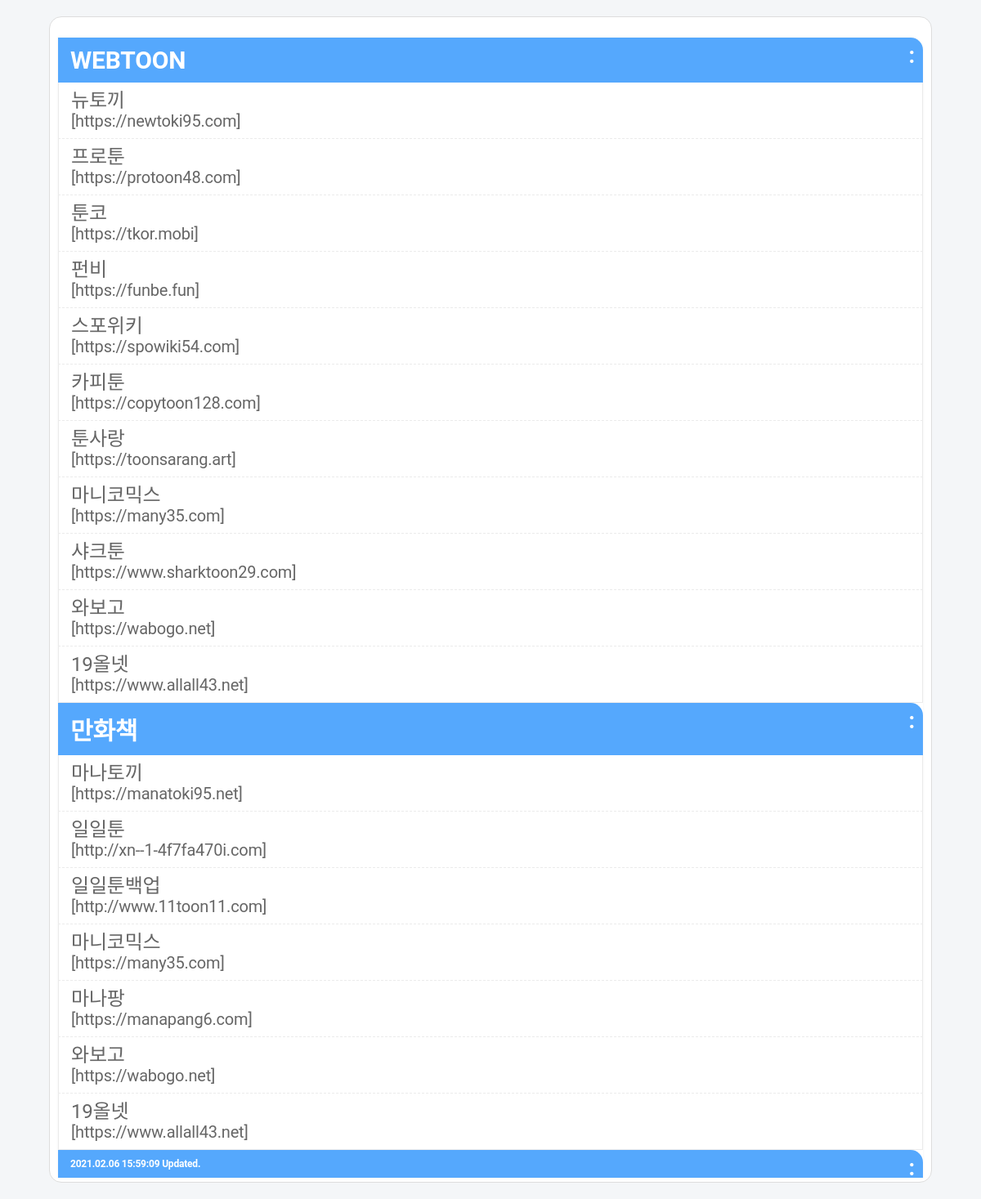
Before: /url.php with the older database file.
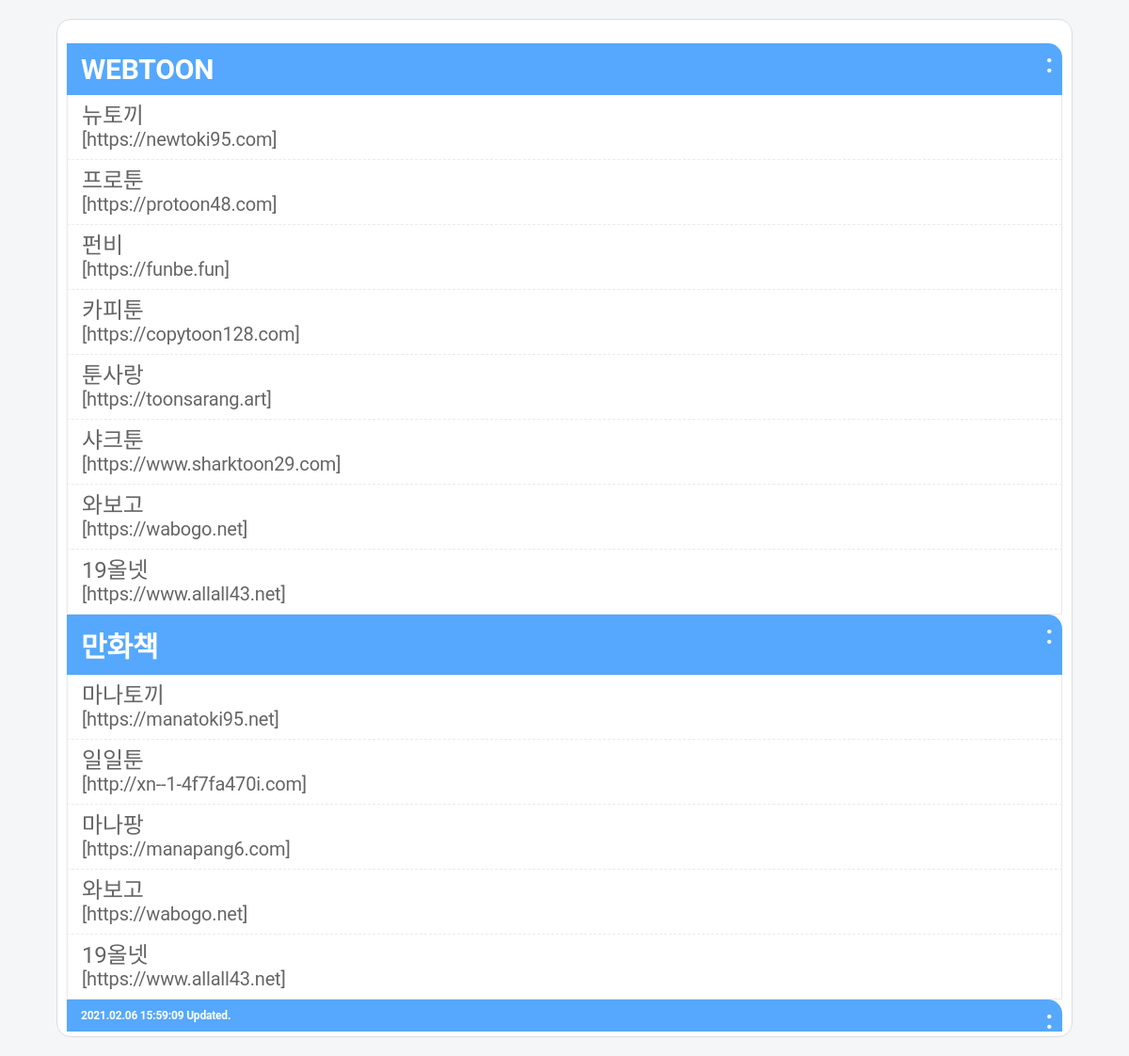
After: the same page with the newer database file.
### tables this page shows
CREATE TABLE SITE_INFO 
-- 사이트 정보
(
	SITE_ID TEXT,	-- 사이트 ID
	SITE_NAME TEXT, -- 사이트명
	SITE_ALIAS TEXT, -- 사이트 별칭
	SITE_URL TEXT, -- 사이트 URL
	SITE_TYPE TEXT, -- 사이트 유형(WEBTOON/MANGA)
	SERVER_PATH TEXT, -- 서버 경로명
	USE_LEVEL TEXT, -- 사용가능 회원레벨
	SEARCH_URL TEXT, -- 검색 URL
	SEARCH_PARAM TEXT, -- 검색 파라메터
	RECENT_URL TEXT, -- 최신목록 URL
	RECENT_PARAM TEXT, -- 최신목록 파라메터
	ENDED_URL TEXT, -- 완결목록 URL
	ENDED_PARAM TEXT, -- 완결목록 파라메터
	LIST_URL TEXT, -- 작품리스트 URL
	LIST_PARAM TEXT, -- 작품리스트 파라메터
	VIEW_URL TEXT, -- 작품상세 URL
	VIEW_PARAM TEXT, -- 작품상세 파라메터
	NOTE TEXT, -- 기타정보
	MAIN_VIEW, -- 메인페이지 노출여부
	ORDER_NUM, -- 메인페이지 노출 순서
	UPDATE_YN, -- 주소 업데이트 성공여부
	REGDTIME TEXT, -- 등록일시
	UPTDTIME TEXT, -- 수정일시
	USE_YN TEXT  -- 사용여부(Y/N)
);

### url.php (the view, shortened to what this page needs)
<?php
	$webtoonDB = new SQLite3('./lib/webtoon.db');
?>
<!DOCTYPE html>
<html lang="ko">
<head>
<link rel="stylesheet" href="./lib/css/ui2.css" type="text/css">
</head>
<body>
<div id="container">
	<div class="item">
		<dl>
			<dt>WEBTOON</dt>
			<dd>
<?php
		$uptdtime = "";
		$sql = "SELECT SITE_ID, SITE_NAME, SITE_URL, SITE_TYPE, UPTDTIME FROM SITE_INFO WHERE SITE_TYPE='webtoon' AND USE_LEVEL < 99999 AND USE_YN='Y';";
		$conf_result = $webtoonDB->query($sql);
		while($conf = $conf_result->fetchArray(SQLITE3_ASSOC)){
			echo "<a href='".$conf["SITE_URL"]."' target='_top'>".$conf["SITE_NAME"]."<span style='font-size:20px;'><br>[".$conf["SITE_URL"]."]</span></a>";
			if ( strlen($uptdtime) == 0 ) $uptdtime = $conf["UPTDTIME"];
		}
?>
			</dd>
			<dt>만화책</dt>
			<dd>
<?php
		$sql = "SELECT SITE_ID, SITE_NAME, SITE_URL, SITE_TYPE, UPTDTIME FROM SITE_INFO WHERE SITE_TYPE='manga' AND USE_LEVEL < 99999 AND USE_YN='Y';";
		$conf_result = $webtoonDB->query($sql);
		while($conf = $conf_result->fetchArray(SQLITE3_ASSOC)){
			echo "<a href='".$conf["SITE_URL"]."' target='_top'>".$conf["SITE_NAME"]."<span style='font-size:20px;'><br>[".$conf["SITE_URL"]."]</span></a>";
		}
?>
			</dd>
			<dt style="font-size:12px;"><?php echo $uptdtime; ?> Updated.</dt>
		</dl>
	</div>
</div>
</body>
</html>

Changed rows visible on the page:
removed site_info: SITE_NAME "툰코", SITE_URL "https://tkor.mobi"
removed site_info: SITE_NAME "스포위키", SITE_URL "https://spowiki54.com"
removed site_info: SITE_NAME "마니코믹스", SITE_URL "https://many35.com"
removed site_info: SITE_NAME "일일툰백업", SITE_URL "http://www.11toon11.com"
removed site_info: SITE_NAME "마니코믹스", SITE_URL "https://many35.com"
